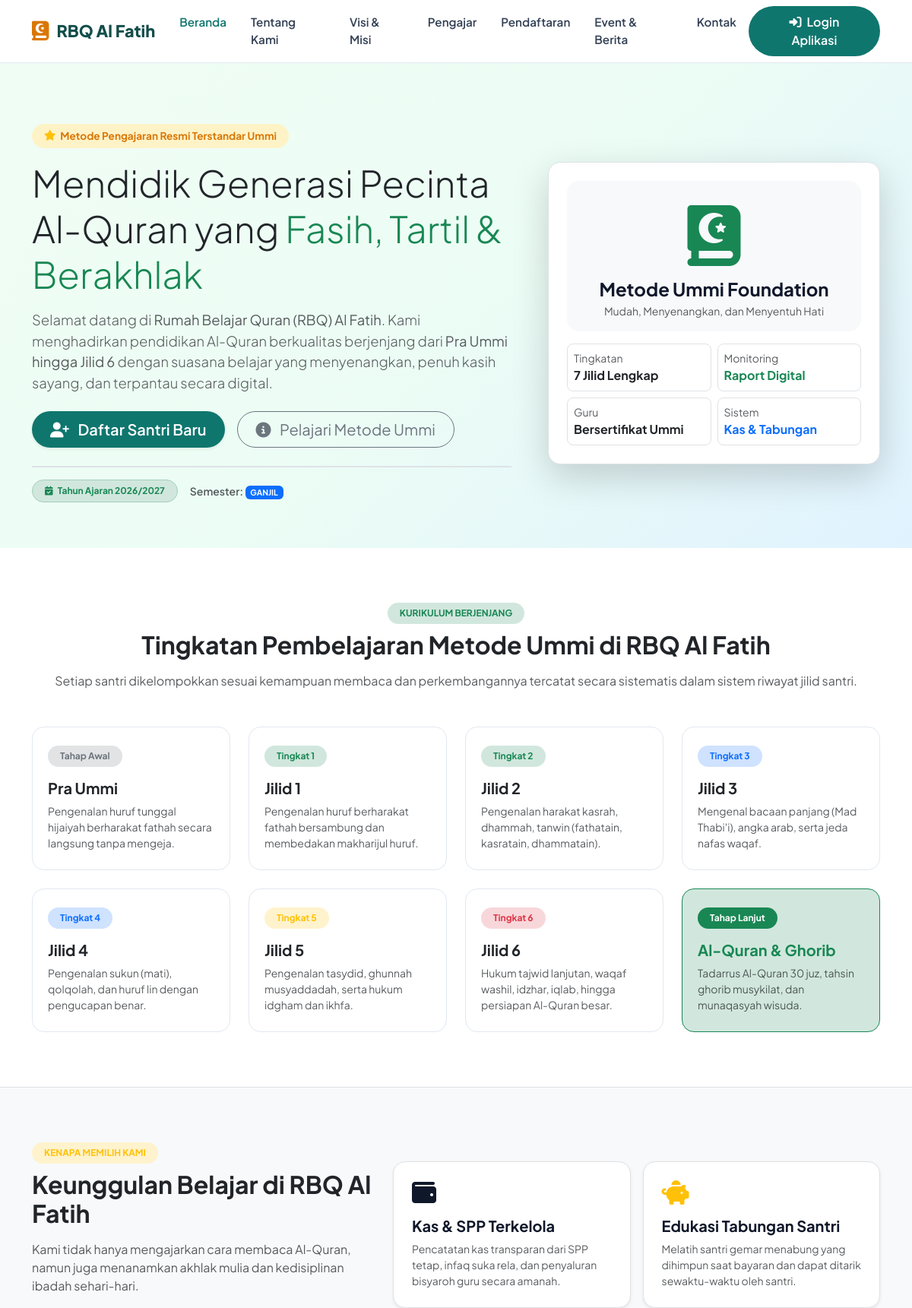
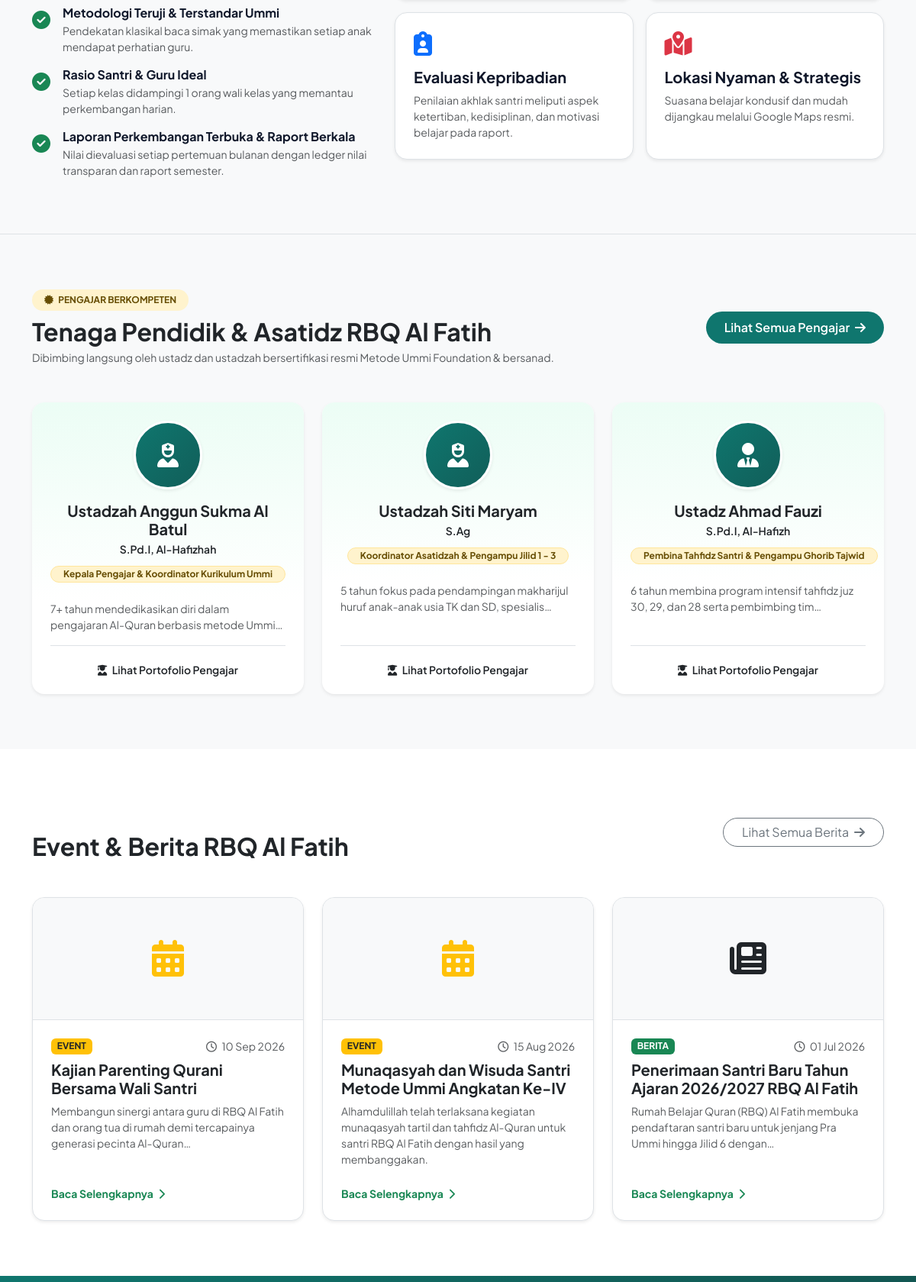
The page / (upper part) on the database its author committed (2 pictures, top to bottom).
### tables this page shows
CREATE TABLE `semester` (
  `id` int unsigned NOT NULL AUTO_INCREMENT,
  `tahun_ajaran_id` int unsigned NOT NULL,
  `tipe` enum('ganjil','genap') NOT NULL COMMENT 'Tipe semester',
  `tanggal_mulai` date NOT NULL,
  `tanggal_selesai` date NOT NULL,
  `is_aktif` tinyint(1) NOT NULL DEFAULT '0' COMMENT 'Hanya 1 yang aktif',
  `created_at` datetime NOT NULL DEFAULT CURRENT_TIMESTAMP,
  `updated_at` datetime NOT NULL DEFAULT CURRENT_TIMESTAMP ON UPDATE CURRENT_TIMESTAMP,
  PRIMARY KEY (`id`),
  UNIQUE KEY `uk_ta_tipe` (`tahun_ajaran_id`,`tipe`),
  CONSTRAINT `fk_semester_ta` FOREIGN KEY (`tahun_ajaran_id`) REFERENCES `tahun_ajaran` (`id`) ON DELETE CASCADE
);

CREATE TABLE `tahun_ajaran` (
  `id` int unsigned NOT NULL AUTO_INCREMENT,
  `nama` varchar(20) NOT NULL COMMENT 'Contoh: 2026/2027',
  `tanggal_mulai` date NOT NULL,
  `tanggal_selesai` date NOT NULL,
  `is_aktif` tinyint(1) NOT NULL DEFAULT '0' COMMENT 'Hanya 1 yang aktif',
  `created_at` datetime NOT NULL DEFAULT CURRENT_TIMESTAMP,
  `updated_at` datetime NOT NULL DEFAULT CURRENT_TIMESTAMP ON UPDATE CURRENT_TIMESTAMP,
  PRIMARY KEY (`id`),
  UNIQUE KEY `uk_nama_ta` (`nama`)
);

CREATE TABLE `pengajar` (
  `id` int unsigned NOT NULL AUTO_INCREMENT,
  `user_id` int unsigned DEFAULT NULL,
  `nama` varchar(150) NOT NULL,
  `gelar` varchar(100) DEFAULT NULL,
  `jenis_kelamin` enum('L','P') NOT NULL DEFAULT 'L',
  `jabatan` varchar(150) NOT NULL,
  `foto` varchar(255) DEFAULT NULL,
  `pendidikan` varchar(255) NOT NULL,
  `sertifikasi` text,
  `pengalaman` text NOT NULL,
  `spesialisasi` varchar(255) DEFAULT NULL,
  `quote` text,
  `kontak_hp` varchar(30) DEFAULT NULL,
  `email` varchar(100) DEFAULT NULL,
  `urutan` int DEFAULT '1',
  `is_active` tinyint(1) DEFAULT '1',
  `created_at` datetime DEFAULT CURRENT_TIMESTAMP,
  `updated_at` datetime DEFAULT CURRENT_TIMESTAMP ON UPDATE CURRENT_TIMESTAMP,
  PRIMARY KEY (`id`),
  KEY `user_id` (`user_id`),
  KEY `jenis_kelamin` (`jenis_kelamin`),
  KEY `is_active` (`is_active`)
);

CREATE TABLE `berita` (
  `id` int unsigned NOT NULL AUTO_INCREMENT,
  `judul` varchar(255) NOT NULL,
  `slug` varchar(255) NOT NULL,
  `konten` text NOT NULL,
  `thumbnail` varchar(255) DEFAULT NULL,
  `kategori` enum('event','berita') NOT NULL DEFAULT 'berita',
  `tanggal_publish` date DEFAULT NULL,
  `is_published` tinyint(1) NOT NULL DEFAULT '0',
  `dibuat_oleh` int unsigned NOT NULL,
  `created_at` datetime NOT NULL DEFAULT CURRENT_TIMESTAMP,
  `updated_at` datetime NOT NULL DEFAULT CURRENT_TIMESTAMP ON UPDATE CURRENT_TIMESTAMP,
  PRIMARY KEY (`id`),
  UNIQUE KEY `uk_slug` (`slug`),
  KEY `fk_berita_user` (`dibuat_oleh`),
  CONSTRAINT `fk_berita_user` FOREIGN KEY (`dibuat_oleh`) REFERENCES `users` (`id`)
);

### application/views/public/home.php (the view, shortened to what the rows shown need)
<section class="hero-section">
    <div class="container">
        <div class="row align-items-center g-5">
            <div class="col-lg-7">
                <h1 class="display-5 fw-extrabold text-dark mb-3" style="line-height: 1.25;">
                    Mendidik Generasi Pecinta Al-Quran yang <span class="text-success">Fasih, Tartil & Berakhlak</span>
                </h1>
                <?php if (!empty($semester_aktif)): ?>
                    <div class="mt-4 pt-3 border-top border-2 border-emerald-subtle d-flex align-items-center gap-3">
                        <div class="badge bg-success-subtle text-success border border-success-subtle px-3 py-2 rounded-pill">
                            <i class="fa-solid fa-calendar-check me-1"></i> Tahun Ajaran <?= htmlspecialchars($semester_aktif->nama_tahun_ajaran); ?>
                        </div>
                        <span class="small text-muted fw-semibold">
                            Semester: <span class="badge bg-primary text-uppercase"><?= htmlspecialchars($semester_aktif->tipe); ?></span>
                        </span>
                    </div>
                <?php endif; ?>
            </div>
        </div>
    </div>
</section>
<section class="py-5 bg-white">
    <div class="container py-4">
        <div class="text-center max-w-2xl mx-auto mb-5">
            <h2 class="fw-bold text-dark mt-2 mb-3">Tingkatan Pembelajaran Metode Ummi di RBQ Al Fatih</h2>
        </div>
    </div>
</section>
<section class="py-5 bg-light border-top border-bottom">
    <div class="container py-4">
        <div class="row g-4 align-items-center">
            <div class="col-lg-5">
                <h2 class="fw-bold text-dark mt-2 mb-3">Keunggulan Belajar di RBQ Al Fatih</h2>
            </div>
        </div>
    </div>
</section>
<section class="py-5 bg-light">
    <div class="container py-4">
        <div class="d-flex flex-column flex-md-row justify-content-between align-items-md-center mb-5 gap-3">
            <div>
                <h2 class="fw-bold text-dark mt-2 mb-0">Tenaga Pendidik & Asatidz RBQ Al Fatih</h2>
            </div>
        </div>
        <div class="row g-4">
            <?php if (!empty($pengajar_preview)): ?>
                <?php foreach (array_slice($pengajar_preview, 0, 3) as $p): ?>
                    <div class="col-lg-4 col-md-6">
                        <div class="card h-100 border-0 shadow-sm rounded-4 overflow-hidden bg-white">
                            <div class="p-4 text-center" style="background: linear-gradient(180deg, #ecfdf5 0%, #ffffff 100%);">
                                <div class="avatar-placeholder rounded-circle shadow-sm border border-3 border-white d-flex align-items-center justify-content-center mx-auto mb-3" style="width: 90px; height: 90px; background: linear-gradient(135deg, #0f766e 0%, #115e59 100%); color: #ffffff;">
                                    <i class="fa-solid <?= ($p->jenis_kelamin === 'L') ? 'fa-user-tie' : 'fa-user-nurse'; ?> fa-2x"></i>
                                </div>
                                <h5 class="fw-bold text-dark mb-1"><?= htmlspecialchars($p->nama); ?></h5>
                                <?php if (!empty($p->gelar)): ?>
                                    <p class="text-emerald fw-semibold small mb-2"><?= htmlspecialchars($p->gelar); ?></p>
                                <?php endif; ?>
                                <span class="badge bg-warning-subtle text-warning-emphasis border border-warning-subtle px-3 py-1 rounded-pill small">
                                    <?= htmlspecialchars($p->jabatan); ?>
                                </span>
                            </div>
                            <div class="card-body px-4 py-3 pt-0 d-flex flex-column">
                                <p class="small text-muted mb-3 line-clamp-2" style="display: -webkit-box; -webkit-line-clamp: 2; -webkit-box-orient: vertical; overflow: hidden; min-height: 40px;">
                                    <?= htmlspecialchars($p->pengalaman); ?>
                                </p>
                                <div class="mt-auto pt-3 border-top">
                                    <a href="<?= base_url('pengajar'); ?>" class="btn btn-outline-emerald btn-sm w-100 rounded-pill fw-semibold">
                                        <i class="fa-solid fa-user-graduate me-1"></i> Lihat Portofolio Pengajar
                                    </a>
                                </div>
                            </div>
                        </div>
                    </div>
                <?php endforeach; ?>
            <?php endif; ?>
        </div>
    </div>
</section>
<section class="py-5 bg-white">
    <div class="container py-4">
        <div class="d-flex flex-column flex-md-row justify-content-between align-items-md-center mb-5 gap-3">
            <div>
                <h2 class="fw-bold text-dark mt-2 mb-0">Event & Berita RBQ Al Fatih</h2>
            </div>
        </div>
        <div class="row g-4">
            <?php if (!empty($berita_terbaru)): ?>
                <?php foreach ($berita_terbaru as $b): ?>
                    <div class="col-md-4">
                        <div class="card h-100 border rounded-4 overflow-hidden shadow-sm hover-shadow transition">
                            <div class="bg-light p-4 text-center border-bottom" style="height: 160px; display: flex; align-items: center; justify-content: center;">
                                <i class="fa-solid <?= $b->kategori === 'event' ? 'fa-calendar-days text-warning' : 'fa-newspaper text-emerald'; ?> fa-3x"></i>
                            </div>
                            <div class="card-body p-4 d-flex flex-column">
                                <div class="d-flex justify-content-between align-items-center mb-2">
                                    <span class="badge <?= $b->kategori === 'event' ? 'bg-warning text-dark' : 'bg-success'; ?> text-uppercase small">
                                        <?= htmlspecialchars($b->kategori); ?>
                                    </span>
                                    <small class="text-muted"><i class="fa-regular fa-clock me-1"></i> <?= date('d M Y', strtotime($b->tanggal_publish)); ?></small>
                                </div>
                                <h5 class="card-title fw-bold mb-2">
                                    <a href="<?= base_url('berita/' . $b->slug); ?>" class="text-dark text-decoration-none hover-primary">
                                        <?= htmlspecialchars($b->judul); ?>
                                    </a>
                                </h5>
                                <p class="card-text text-muted small flex-grow-1">
                                    <?= word_limiter(strip_tags($b->konten), 18); ?>
                                </p>
                                <a href="<?= base_url('berita/' . $b->slug); ?>" class="text-success fw-bold small text-decoration-none mt-2">
                                    Baca Selengkapnya <i class="fa-solid fa-chevron-right ms-1"></i>
                                </a>
                            </div>
                        </div>
                    </div>
                <?php endforeach; ?>
            <?php else: ?>
                <div class="col-12 text-center py-4 text-muted">
                    <p>Belum ada artikel berita yang dipublikasikan.</p>
                </div>
            <?php endif; ?>
        </div>
    </div>
</section>

### rows shown on the page
semester: tahun_ajaran.nama "2026/2027", tipe "GANJIL"
pengajar: nama "Ustadzah Anggun Sukma Al Batul", gelar "S.Pd.I, Al-Hafizhah", jabatan "Kepala Pengajar & Koordinator Kurikulum Ummi", pengalaman "7+ tahun mendedikasikan diri dalam pengajaran Al-Quran berbasis metode…"
pengajar: nama "Ustadzah Siti Maryam", gelar "S.Ag", jabatan "Koordinator Asatidzah & Pengampu Jilid 1 - 3", pengalaman "5 tahun fokus pada pendampingan makharijul huruf anak-anak usia TK dan SD,…"
pengajar: nama "Ustadz Ahmad Fauzi", gelar "S.Pd.I, Al-Hafizh", jabatan "Pembina Tahfidz Santri & Pengampu Ghorib Tajwid", pengalaman "6 tahun membina program intensif tahfidz juz 30, 29, dan 28 serta pembimbing…"
berita: kategori "EVENT", tanggal_publish "10 Sep 2026", judul "Kajian Parenting Qurani Bersama Wali Santri", konten "Membangun sinergi antara guru di RBQ Al Fatih dan orang tua di rumah demi tercapainya generasi pecinta Al-Quran…"
berita: kategori "EVENT", tanggal_publish "15 Aug 2026", judul "Munaqasyah dan Wisuda Santri Metode Ummi Angkatan Ke-IV", konten "Alhamdulillah telah terlaksana kegiatan munaqasyah tartil dan tahfidz Al-Quran untuk santri RBQ Al Fatih dengan hasil yang membanggakan."
berita: kategori "BERITA", tanggal_publish "01 Jul 2026", judul "Penerimaan Santri Baru Tahun Ajaran 2026/2027 RBQ Al Fatih", konten "Rumah Belajar Quran (RBQ) Al Fatih membuka pendaftaran santri baru untuk jenjang Pra Ummi hingga Jilid 6 dengan…"
